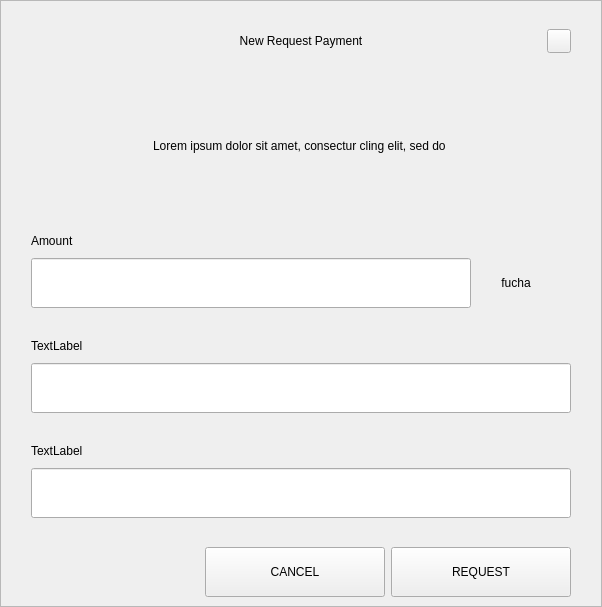
<?xml version="1.0" encoding="UTF-8"?>
<ui version="4.0">
 <class>RequestDialog</class>
 <widget class="QDialog" name="RequestDialog">
  <property name="geometry">
   <rect>
    <x>0</x>
    <y>0</y>
    <width>602</width>
    <height>607</height>
   </rect>
  </property>
  <property name="windowTitle">
   <string>Dialog</string>
  </property>
  <layout class="QVBoxLayout" name="verticalLayout_5">
   <property name="spacing">
    <number>0</number>
   </property>
   <property name="leftMargin">
    <number>0</number>
   </property>
   <property name="topMargin">
    <number>0</number>
   </property>
   <property name="rightMargin">
    <number>0</number>
   </property>
   <property name="bottomMargin">
    <number>0</number>
   </property>
   <item>
    <widget class="QFrame" name="frame">
     <property name="styleSheet">
      <string notr="true"/>
     </property>
     <property name="frameShape">
      <enum>QFrame::StyledPanel</enum>
     </property>
     <property name="frameShadow">
      <enum>QFrame::Raised</enum>
     </property>
     <layout class="QVBoxLayout" name="verticalLayout_4" stretch="1,0,0">
      <property name="spacing">
       <number>0</number>
      </property>
      <property name="leftMargin">
       <number>30</number>
      </property>
      <property name="topMargin">
       <number>20</number>
      </property>
      <property name="rightMargin">
       <number>30</number>
      </property>
      <property name="bottomMargin">
       <number>0</number>
      </property>
      <item>
       <layout class="QHBoxLayout" name="horizontalLayout_3">
        <property name="spacing">
         <number>0</number>
        </property>
        <item>
         <spacer name="horizontalSpacer_21">
          <property name="orientation">
           <enum>Qt::Horizontal</enum>
          </property>
          <property name="sizeHint" stdset="0">
           <size>
            <width>40</width>
            <height>20</height>
           </size>
          </property>
         </spacer>
        </item>
        <item>
         <widget class="QLabel" name="labelTitle">
          <property name="minimumSize">
           <size>
            <width>0</width>
            <height>40</height>
           </size>
          </property>
          <property name="maximumSize">
           <size>
            <width>16777215</width>
            <height>40</height>
           </size>
          </property>
          <property name="styleSheet">
           <string notr="true">padding-left:24px;</string>
          </property>
          <property name="text">
           <string>New Request Payment</string>
          </property>
          <property name="alignment">
           <set>Qt::AlignCenter</set>
          </property>
          <property name="margin">
           <number>7</number>
          </property>
         </widget>
        </item>
        <item>
         <spacer name="horizontalSpacer">
          <property name="orientation">
           <enum>Qt::Horizontal</enum>
          </property>
          <property name="sizeHint" stdset="0">
           <size>
            <width>40</width>
            <height>20</height>
           </size>
          </property>
         </spacer>
        </item>
        <item>
         <widget class="QPushButton" name="btnEsc">
          <property name="minimumSize">
           <size>
            <width>24</width>
            <height>24</height>
           </size>
          </property>
          <property name="maximumSize">
           <size>
            <width>24</width>
            <height>24</height>
           </size>
          </property>
          <property name="focusPolicy">
           <enum>Qt::NoFocus</enum>
          </property>
          <property name="text">
           <string/>
          </property>
         </widget>
        </item>
       </layout>
      </item>
      <item>
       <widget class="QStackedWidget" name="stack">
        <property name="minimumSize">
         <size>
          <width>540</width>
          <height>0</height>
         </size>
        </property>
        <property name="maximumSize">
         <size>
          <width>540</width>
          <height>16777215</height>
         </size>
        </property>
        <property name="currentIndex">
         <number>0</number>
        </property>
        <widget class="QWidget" name="page_1">
         <property name="minimumSize">
          <size>
           <width>540</width>
           <height>0</height>
          </size>
         </property>
         <property name="maximumSize">
          <size>
           <width>540</width>
           <height>16777215</height>
          </size>
         </property>
         <layout class="QVBoxLayout" name="layout1">
          <property name="spacing">
           <number>0</number>
          </property>
          <property name="leftMargin">
           <number>0</number>
          </property>
          <property name="topMargin">
           <number>0</number>
          </property>
          <property name="rightMargin">
           <number>0</number>
          </property>
          <property name="bottomMargin">
           <number>0</number>
          </property>
          <item>
           <spacer name="verticalSpacer_21">
            <property name="orientation">
             <enum>Qt::Vertical</enum>
            </property>
            <property name="sizeType">
             <enum>QSizePolicy::Fixed</enum>
            </property>
            <property name="sizeHint" stdset="0">
             <size>
              <width>20</width>
              <height>30</height>
             </size>
            </property>
           </spacer>
          </item>
          <item alignment="Qt::AlignHCenter">
           <widget class="QLabel" name="labelMessage">
            <property name="minimumSize">
             <size>
              <width>400</width>
              <height>50</height>
             </size>
            </property>
            <property name="text">
             <string>Lorem ipsum dolor sit amet, consectur cling elit, sed do </string>
            </property>
            <property name="alignment">
             <set>Qt::AlignCenter</set>
            </property>
            <property name="wordWrap">
             <bool>true</bool>
            </property>
           </widget>
          </item>
          <item alignment="Qt::AlignBottom">
           <widget class="QWidget" name="containerAmount" native="true">
            <layout class="QVBoxLayout" name="verticalLayout">
             <property name="spacing">
              <number>9</number>
             </property>
             <property name="leftMargin">
              <number>0</number>
             </property>
             <property name="topMargin">
              <number>0</number>
             </property>
             <property name="rightMargin">
              <number>0</number>
             </property>
             <property name="bottomMargin">
              <number>0</number>
             </property>
             <item>
              <widget class="QLabel" name="labelSubtitleAmount">
               <property name="minimumSize">
                <size>
                 <width>350</width>
                 <height>16</height>
                </size>
               </property>
               <property name="maximumSize">
                <size>
                 <width>16777215</width>
                 <height>16</height>
                </size>
               </property>
               <property name="text">
                <string>Amount</string>
               </property>
              </widget>
             </item>
             <item alignment="Qt::AlignTop">
              <widget class="QWidget" name="layoutAmount" native="true">
               <layout class="QHBoxLayout" name="horizontalLayout" stretch="2,0">
                <property name="spacing">
                 <number>0</number>
                </property>
                <property name="leftMargin">
                 <number>0</number>
                </property>
                <property name="topMargin">
                 <number>0</number>
                </property>
                <property name="rightMargin">
                 <number>0</number>
                </property>
                <property name="bottomMargin">
                 <number>0</number>
                </property>
                <item>
                 <widget class="QLineEdit" name="lineEditAmount">
                  <property name="minimumSize">
                   <size>
                    <width>0</width>
                    <height>50</height>
                   </size>
                  </property>
                  <property name="maximumSize">
                   <size>
                    <width>16777215</width>
                    <height>50</height>
                   </size>
                  </property>
                 </widget>
                </item>
                <item>
                 <widget class="QWidget" name="comboContainer" native="true">
                  <property name="minimumSize">
                   <size>
                    <width>100</width>
                    <height>50</height>
                   </size>
                  </property>
                  <property name="maximumSize">
                   <size>
                    <width>16777215</width>
                    <height>50</height>
                   </size>
                  </property>
                  <layout class="QHBoxLayout" name="horizontalLayout_31">
                   <property name="spacing">
                    <number>0</number>
                   </property>
                   <property name="leftMargin">
                    <number>0</number>
                   </property>
                   <property name="topMargin">
                    <number>0</number>
                   </property>
                   <property name="rightMargin">
                    <number>10</number>
                   </property>
                   <property name="bottomMargin">
                    <number>0</number>
                   </property>
                   <item>
                    <widget class="QLabel" name="comboBoxCoin">
                     <property name="text">
                      <string>fucha</string>
                     </property>
                     <property name="alignment">
                      <set>Qt::AlignCenter</set>
                     </property>
                    </widget>
                   </item>
                  </layout>
                 </widget>
                </item>
               </layout>
              </widget>
             </item>
            </layout>
           </widget>
          </item>
          <item>
           <spacer name="verticalSpacer_31">
            <property name="orientation">
             <enum>Qt::Vertical</enum>
            </property>
            <property name="sizeType">
             <enum>QSizePolicy::Fixed</enum>
            </property>
            <property name="sizeHint" stdset="0">
             <size>
              <width>20</width>
              <height>30</height>
             </size>
            </property>
           </spacer>
          </item>
          <item>
           <layout class="QVBoxLayout" name="verticalLayoutLabel">
            <property name="spacing">
             <number>9</number>
            </property>
            <item>
             <widget class="QLabel" name="labelSubtitleLabel">
              <property name="minimumSize">
               <size>
                <width>0</width>
                <height>16</height>
               </size>
              </property>
              <property name="maximumSize">
               <size>
                <width>16777215</width>
                <height>16</height>
               </size>
              </property>
              <property name="text">
               <string>TextLabel</string>
              </property>
             </widget>
            </item>
            <item>
             <widget class="QLineEdit" name="lineEditLabel">
              <property name="minimumSize">
               <size>
                <width>0</width>
                <height>50</height>
               </size>
              </property>
              <property name="maximumSize">
               <size>
                <width>16777215</width>
                <height>50</height>
               </size>
              </property>
             </widget>
            </item>
           </layout>
          </item>
          <item>
           <spacer name="verticalSpacer_34">
            <property name="orientation">
             <enum>Qt::Vertical</enum>
            </property>
            <property name="sizeType">
             <enum>QSizePolicy::Fixed</enum>
            </property>
            <property name="sizeHint" stdset="0">
             <size>
              <width>20</width>
              <height>30</height>
             </size>
            </property>
           </spacer>
          </item>
          <item>
           <layout class="QVBoxLayout" name="verticalLayoutDescription">
            <property name="spacing">
             <number>9</number>
            </property>
            <item>
             <widget class="QLabel" name="labelSubtitleDescription">
              <property name="minimumSize">
               <size>
                <width>0</width>
                <height>16</height>
               </size>
              </property>
              <property name="maximumSize">
               <size>
                <width>16777215</width>
                <height>16</height>
               </size>
              </property>
              <property name="text">
               <string>TextLabel</string>
              </property>
             </widget>
            </item>
            <item>
             <widget class="QLineEdit" name="lineEditDescription">
              <property name="minimumSize">
               <size>
                <width>0</width>
                <height>50</height>
               </size>
              </property>
              <property name="maximumSize">
               <size>
                <width>16777215</width>
                <height>50</height>
               </size>
              </property>
             </widget>
            </item>
            <item>
             <spacer name="verticalSpacer_4">
              <property name="orientation">
               <enum>Qt::Vertical</enum>
              </property>
              <property name="sizeType">
               <enum>QSizePolicy::Fixed</enum>
              </property>
              <property name="sizeHint" stdset="0">
               <size>
                <width>20</width>
                <height>20</height>
               </size>
              </property>
             </spacer>
            </item>
           </layout>
          </item>
         </layout>
        </widget>
        <widget class="QWidget" name="page_2">
         <layout class="QVBoxLayout" name="layout2">
          <item>
           <spacer name="verticalSpacer_5">
            <property name="orientation">
             <enum>Qt::Vertical</enum>
            </property>
            <property name="sizeType">
             <enum>QSizePolicy::Fixed</enum>
            </property>
            <property name="sizeHint" stdset="0">
             <size>
              <width>20</width>
              <height>50</height>
             </size>
            </property>
           </spacer>
          </item>
          <item alignment="Qt::AlignHCenter">
           <widget class="QLabel" name="labelQrImg">
            <property name="minimumSize">
             <size>
              <width>260</width>
              <height>260</height>
             </size>
            </property>
            <property name="maximumSize">
             <size>
              <width>260</width>
              <height>260</height>
             </size>
            </property>
            <property name="text">
             <string/>
            </property>
            <property name="alignment">
             <set>Qt::AlignCenter</set>
            </property>
           </widget>
          </item>
          <item>
           <spacer name="verticalSpacer_2">
            <property name="orientation">
             <enum>Qt::Vertical</enum>
            </property>
            <property name="sizeType">
             <enum>QSizePolicy::Fixed</enum>
            </property>
            <property name="sizeHint" stdset="0">
             <size>
              <width>20</width>
              <height>30</height>
             </size>
            </property>
           </spacer>
          </item>
          <item alignment="Qt::AlignHCenter">
           <widget class="QLabel" name="labelAddress">
            <property name="text">
             <string>A7VFR83SQbiezrW72hjcWJtcfip5krte2Z </string>
            </property>
           </widget>
          </item>
          <item>
           <spacer name="verticalSpacer_32">
            <property name="orientation">
             <enum>Qt::Vertical</enum>
            </property>
            <property name="sizeType">
             <enum>QSizePolicy::Expanding</enum>
            </property>
            <property name="sizeHint" stdset="0">
             <size>
              <width>20</width>
              <height>20</height>
             </size>
            </property>
           </spacer>
          </item>
          <item>
           <layout class="QHBoxLayout" name="horizontal">
            <property name="leftMargin">
             <number>20</number>
            </property>
            <property name="rightMargin">
             <number>20</number>
            </property>
            <property name="bottomMargin">
             <number>20</number>
            </property>
            <item>
             <spacer name="horizontalSpacer_4">
              <property name="orientation">
               <enum>Qt::Horizontal</enum>
              </property>
              <property name="sizeHint" stdset="0">
               <size>
                <width>40</width>
                <height>20</height>
               </size>
              </property>
             </spacer>
            </item>
            <item>
             <widget class="QPushButton" name="btnCopyAddress">
              <property name="minimumSize">
               <size>
                <width>180</width>
                <height>50</height>
               </size>
              </property>
              <property name="text">
               <string>COPY ADDRESS</string>
              </property>
             </widget>
            </item>
            <item>
             <widget class="QPushButton" name="btnCopyUrl">
              <property name="minimumSize">
               <size>
                <width>180</width>
                <height>50</height>
               </size>
              </property>
              <property name="text">
               <string>COPY URL</string>
              </property>
             </widget>
            </item>
            <item>
             <spacer name="horizontalSpacer_2">
              <property name="orientation">
               <enum>Qt::Horizontal</enum>
              </property>
              <property name="sizeHint" stdset="0">
               <size>
                <width>40</width>
                <height>20</height>
               </size>
              </property>
             </spacer>
            </item>
           </layout>
          </item>
         </layout>
        </widget>
       </widget>
      </item>
      <item>
       <widget class="QWidget" name="buttonsStack" native="true">
        <layout class="QHBoxLayout" name="horizontalLayout_5">
         <property name="leftMargin">
          <number>20</number>
         </property>
         <property name="rightMargin">
          <number>0</number>
         </property>
         <item>
          <spacer name="horizontalSpacer_41">
           <property name="orientation">
            <enum>Qt::Horizontal</enum>
           </property>
           <property name="sizeHint" stdset="0">
            <size>
             <width>40</width>
             <height>20</height>
            </size>
           </property>
          </spacer>
         </item>
         <item>
          <widget class="QPushButton" name="btnCancel">
           <property name="minimumSize">
            <size>
             <width>180</width>
             <height>50</height>
            </size>
           </property>
           <property name="focusPolicy">
            <enum>Qt::NoFocus</enum>
           </property>
           <property name="text">
            <string>CANCEL</string>
           </property>
          </widget>
         </item>
         <item>
          <widget class="QPushButton" name="btnSave">
           <property name="minimumSize">
            <size>
             <width>180</width>
             <height>50</height>
            </size>
           </property>
           <property name="focusPolicy">
            <enum>Qt::NoFocus</enum>
           </property>
           <property name="text">
            <string>REQUEST</string>
           </property>
          </widget>
         </item>
        </layout>
       </widget>
      </item>
     </layout>
    </widget>
   </item>
  </layout>
 </widget>
 <resources/>
 <connections/>
</ui>
